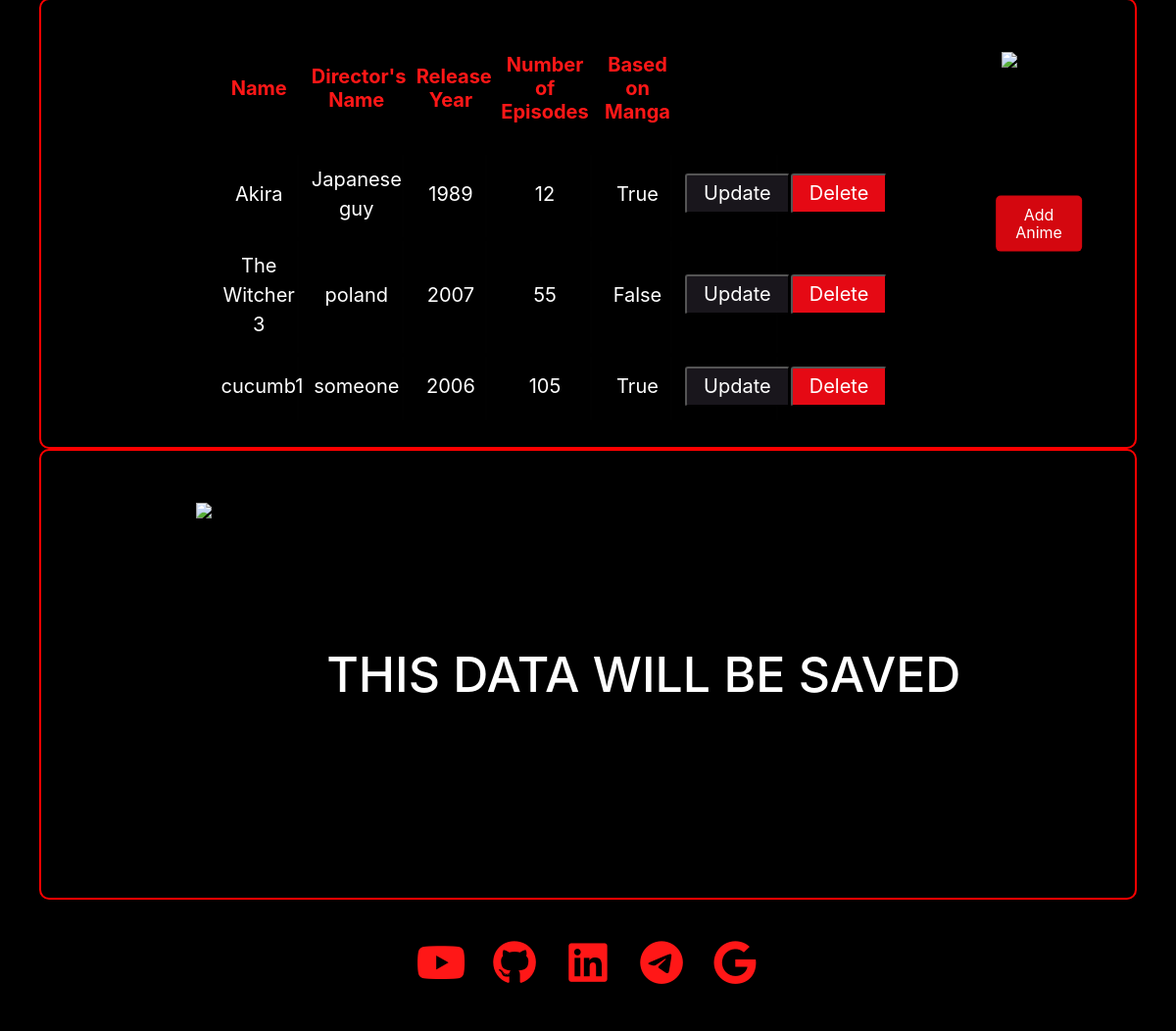
Page / (signed in, lower part) on the earlier database version.
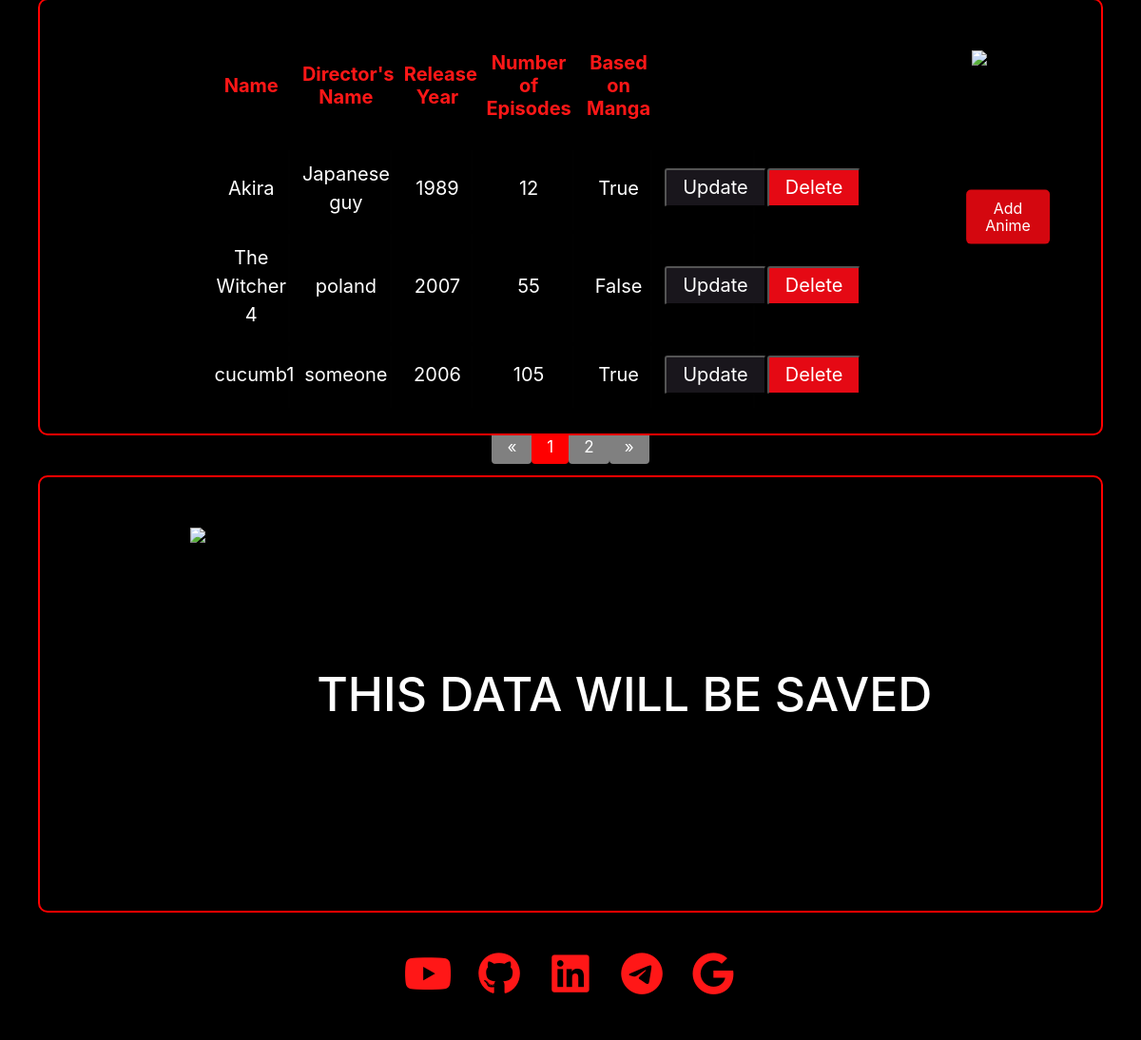
Same page on the later database version.
### series/models.py (models this page shows, shortened)
class Anime(models.Model):
    user = models.ForeignKey(User, on_delete=models.CASCADE, null=True, blank=True)
    eng_name = models.CharField(max_length=200, blank=False, null=True)
    director_name = models.CharField(max_length=100, blank=False, null=True)
    release_year = models.IntegerField(blank=True, null=True)
    episodes_number = models.IntegerField(blank=True, null=True)
    is_based_on_manga = models.BooleanField(default=False)

### series/views.py (the view)
# urls.py: path('', HomePageView.as_view(), name='home'),
class HomePageView(TemplateView):
    template_name = 'home.html'
    def get_context_data(self, **kwargs):
        context = super().get_context_data(**kwargs)
        if self.request.user.is_authenticated:
            animes = Anime.objects.filter(user=self.request.user)
        else:
            animes = Anime.objects.none()
        context['animes'] = animes
        paginator = Paginator(animes, 3)  # Show 3 animes per page
        page_number = self.request.GET.get('page')
        page_obj = paginator.get_page(page_number)
        context['page_obj'] = page_obj
        return context

### templates/home.html (shortened to what this page needs)
{% load static %}
<!DOCTYPE html>
<html lang="en">
  <head>
    <link rel="stylesheet" href="https://maxst.icons8.com/vue-static/landings/line-awesome/line-awesome/1.3.0/css/line-awesome.min.css">
    <link rel="stylesheet" href="https://cdnjs.cloudflare.com/ajax/libs/normalize/8.0.1/normalize.css" />
  </head>
  <body>
    <div class="container1">
          <table class="container">
            <thead>
              <tr>
                <th><h1>Name</h1></th>
                <th><h1>Director's Name</h1></th>
                <th><h1>Release Year</h1></th>
                <th><h1>Number of Episodes</h1></th>
                <th><h1>Based on Manga</h1></th>
              </tr>
            </thead>
              {% if page_obj %}
                {% for anime in page_obj %}
                <tr class="white-text">
                  <td>{{ anime.eng_name }}</td>
                  <td>{{ anime.director_name }}</td>
                  <td>{{ anime.release_year }}</td>
                  <td>{{ anime.episodes_number }}</td>
                  <td>{{ anime.is_based_on_manga }}</td>
                  <td><button type="button" class='buttons-update' onclick="location.href='{% url 'update_anime' anime.pk %}'">Update</button></td>
                  <td><button class='buttons-red' onclick="return confirm('Are you sure you want to delete this anime?') ? location.href='{% url 'delete_anime' anime.pk %}' : false;">Delete</button></td>
                </tr>
                <tbody>
              {% endfor %}
            {% else %}
              <tr><td colspan="7">No animes created yet.</td></tr>
            {% endif %}
          </table>
          <div class="image-container">
          <button class="centered-button" onclick="location.href='{% url 'create_anime' %}'">Add Anime</button>
        </div>
        </div>
    {% if page_obj.has_other_pages %}
      <div class="pagination-container">
        <nav aria-label="Pagination">
          <ul class="pagination">
            {% if page_obj.has_previous %}
              <li class="my_page-item">
                <a class="my_page-link" href="?page={{ page_obj.previous_page_number }}" aria-label="Previous">
                  <span aria-hidden="true">&laquo;</span>
                </a>
              </li>
            {% else %}
              <li class="my_page-item disabled">
                <span class="my_page-link" aria-disabled="true">&laquo;</span>
              </li>
            {% endif %}
            {% for i in page_obj.paginator.page_range %}
              {% if page_obj.number == i %}
                <li class="my_page-item active" aria-current="page">
                  <span class="my_page-link">{{ i }}</span>
                </li>
              {% else %}
                <li class="my_page-item">
                  <a class="my_page-link" href="?page={{ i }}">{{ i }}</a>
                </li>
              {% endif %}
            {% endfor %}
            {% if page_obj.has_next %}
              <li class="my_page-item">
                <a class="my_page-link" href="?page={{ page_obj.next_page_number }}" aria-label="Next">
                  <span aria-hidden="true">&raquo;</span>
                </a>
              </li>
            {% else %}
              <li class="my_page-item disabled">
                <span class="my_page-link" aria-disabled="true">&raquo;</span>
              </li>
            {% endif %}
          </ul>
        </nav>
      </div>
    {% endif %}
    <div class="container1">
          <div class="image">
            <img class="logo-left" src="https://assets.nflxext.com/ffe/siteui/acquisition/ourStory/fuji/desktop/mobile.png">
          </div>
          <div class="text">
              <h1 class="big-text-center">THIS DATA WILL BE SAVED</h1>
          </div>
    </div>
        {% include "footer.html" %}
  </body>
</html>

### templates/footer.html (shortened to what this page needs)
{% extends "main.html" %}
{% load static %}
{% block content %}
<link rel="stylesheet" href="https://maxst.icons8.com/vue-static/landings/line-awesome/line-awesome/1.3.0/css/line-awesome.min.css">
<link rel="stylesheet" href="https://cdnjs.cloudflare.com/ajax/libs/normalize/8.0.1/normalize.css" />
<footer>
    <div class="footer__row__1">
      <div id="social-icons">
        <a href="" target="_blank" id="ytb">
          <i class="fab fa-youtube"></i>
        </a>
        <a href="https://github.com/boiko88" target="_blank" id="ytb">
          <i class="fab fa-github"></i>
        </a>
        <a href="" target="_blank" id="ytb">
          <i class="fab fa-linkedin"></i>
        </a>
        <a href="" target="_blank" id="ytb">
          <i class="fab fa-telegram"></i>
        </a>
        <a href="" target="_blank" id="ytb">
          <i class="fab fa-google"></i>
        </a>
      </div>
    </div>
</footer>
{% endblock content %}

### templates/main.html (shortened to what this page needs)
{% load static %}
<!DOCTYPE html>
<html>
    <head>
        <link rel="stylesheet" href="{% static 'css/main.css' %}">
        <link rel="stylesheet" href="{% static 'js/main.js' %}">
        <link rel="stylesheet" href="https://cdn.jsdelivr.net/npm/bootstrap@4.0.0/dist/css/bootstrap.min.css">
    </head>
        {% block content %}
        {% endblock content %}
    <link rel="stylesheet" href="{% static 'css/main.css' %}">
</html>

### static/css/main.css (style rules this page uses)
.logo-left { display: flex; flex-direction: column; align-items: center; justify-content: center; align-self: center; transition: all 0.2s ease; margin-right: 60px; }
.buttons-red { background-color: #e50914; padding: 7px 17px; color: white; display: flex; flex-direction: row; border-radius: 3px; transition: background-color 0.3s ease; cursor: pointer; margin-right: 20px; }
.buttons-update { background-color: #19161c; padding: 7px 17px; color: white; display: flex; flex-direction: row; border-radius: 3px; transition: background-color 0.3s ease; cursor: pointer; }
.centered-button { position: absolute; top: 50%; left: 50%; transform: translate(-50%, -50%); background-color: #d4070f; color: white; padding: 10px 20px; border: none; border-radius: 5px; cursor: pointer; margin-top: 0px; margin-left: 60px; }
.image-container { position: relative; display: inline-block; }
.container1 { position: relative; width: 100%; min-height: 460px; background-color: black; margin-top: 0px; display: flex; flex-direction: row; align-items: center; justify-content: space-evenly; text-align: left; padding: 120px; border: 2px solid red; border-radius: 10px; width: calc(100% - 80px); }
.container1 .text { padding: 20px; }
.container1 img { display: flex; justify-content: center; flex-direction: row; object-fit: contain; object-position: center; align-self: center; max-width: 100%; height: 350px; }
.container1 .image { display: flex; justify-content: center; flex-direction: row; align-items: center; align-self: center; object-fit: contain; }
.text { color: white; display: flex; flex-direction: column; align-items: flex-start; justify-content: flex-start; align-self: center; align-content: center; }
.text h1 { font-size: 3.125rem; }
.white-text { color: white; font-size: 1.25em; }
.big-text-center { color: white; font-size: 3em; text-align: center; text-shadow: 2px 2px 4px black; }
footer { padding: 2rem 20rem; justify-content: flex-start; text-align: left; align-items: flex-start; background-color: black; color:white; }
body { margin: 0; padding: 0; background: black; height: 100vh; display: flex; justify-content: space-evenly; align-items: center; flex-direction: column; align-content: center; }
#ytb { height: 70px; width: 75px; text-align: center; line-height: 60px; border: 3px solid transparent; color: #ff1717; font-size: 45px; transition: 0.5s; display: block; margin: 0 auto; }
#social-icons { display: flex; justify-content: center; flex-wrap: wrap; }
.container th h1 { font-weight: bold; font-size: 1.25em; text-align: center; color: #ff1717; }
.container td { font-weight: normal; font-size: 1em; -webkit-box-shadow:0 2px 2px-2px white; -moz-box-shadow:0 2px 2px -2px white; box-shadow: 0 2px 2px -2px white; }
.container { text-align: center; overflow: hidden; width: 80%; margin: 0 auto; display: table; padding: 0 0 8em 0; }
.container td, .container th { padding-bottom: 2%; padding-top: 2%; padding-left: 2%; }
.container tr:nth-child(odd) { background-color: black; }
.container th { background-color: black; }
.container td:first-child { color: white; }
.my_page-item.disabled .my_page-link { color: #FFFFFF; background-color: #808080; pointer-events: none; cursor: default; }
.my_page-item:not(.disabled) .my_page-link { color: #FFFFFF; background-color: #808080; transition: background-color 0.3s, color 0.3s; }
.my_page-item.active .my_page-link { background-color: #FF0000; }
.my_page-link { font-size: 17px; padding: 0.5rem 1rem; text-decoration: none; border-radius: 0.25rem; transition: background-color 0.3s, color 0.3s; }

Differences in the rows shown:
changed Anime "poland": eng_name "The Witcher 3" → "The Witcher 4"
Other differences:
new list line: "1"
new list line: "2"
